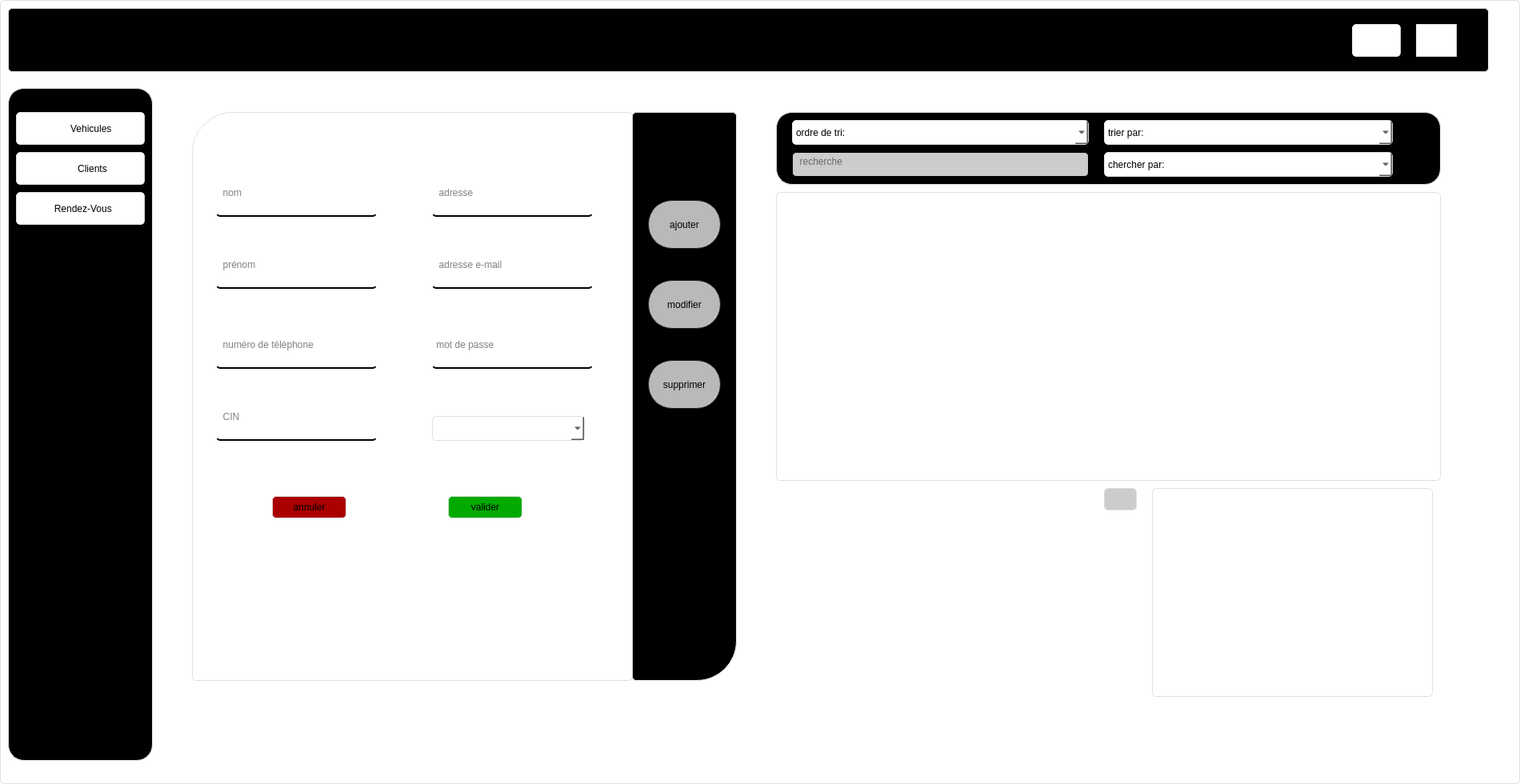
<?xml version="1.0" encoding="UTF-8"?>
<ui version="4.0"> 
 <class>emp</class>
 <widget class="QDialog" name="emp">
  <property name="geometry">
   <rect>
    <x>0</x>
    <y>0</y>
    <width>1900</width>
    <height>980</height>
   </rect>
  </property>
  <property name="windowTitle">
   <string>Dialog</string>
  </property>
  <property name="styleSheet">
   <string notr="true">
QWidget {	
	border:1px solid #dfdfdf;
	border-radius: 5px;
	background-color: #ffffff;
}

QPushButton{
	
	border-raduis:5px
}
#side_menu{
	border-radius: 20px;
	background-color: rgb(0,0,0);
}
#top_widget{

	background-color: rgb(0,0,0);
}
#form{
	
	
	background-color: rgb(255, 255, 255);
border-top-left-radius: 50px;
}

#widget QLineEdit{
font: 11pt &quot;MS Shell Dlg 2&quot;;
background-color:rgba(0,0,0,0);
border:none;
border-bottom:2px solid rgb(0,0,0);
padding-bottom:7px

}
#widget{
	
	/* background-color: QLinearGradient( x1: 0, y1: 0, x2: 0, y2: 1, stop: 0 #ffa02f, stop: 1 #d7801a);*/
	/*background-color: QLinearGradient( x1: 0, y1: 0, x2: 0, y2: 1, stop: 0 #4d4d4d, stop: 0.1 #646464, stop: 1 #5d5d5d);*/
    background-color:QLinearGradient( x1: 0, y1: 0, x2: 0, y2: 1, stop: 0 #4aafdb, stop: 1 #090763);
}
#options{
background-color:  rgb(0,0,0);
border-bottom-right-radius: 50px;

}
#widget #recherche_2{
	
	background-color: rgb(204, 204, 204);
	border:1px solid rgb(0,0,0);
}

#ajouter{
 color: rgb(0,0,0);
    background-color: rgb(185, 185, 185);
    border-width: 1px;
    border-color: #1e1e1e;
    border-style: solid;
    border-radius: 30px;
    padding: 3px;
    font-size: 12px;
    padding-left: 5px;
    padding-right: 5px;
}


#modifier{
 color: rgb(0,0,0);
    background-color: rgb(185, 185, 185);
    border-width: 1px;
    border-color: #1e1e1e;
    border-style: solid;
    border-radius: 30px;
    padding: 3px;
    font-size: 12px;
    padding-left: 5px;
    padding-right: 5px;
}

#supprimer{
  color: rgb(0,0,0);
    background-color: rgb(185, 185, 185);
    border-width: 1px;
    border-color: #1e1e1e;
    border-style: solid;
    border-radius: 30px;
    padding: 3px;
    font-size: 12px;
    padding-left: 5px;
    padding-right: 5px;
}

#ajouter:pressed
{
    background-color: QLinearGradient( x1: 0, y1: 0, x2: 0, y2: 1, stop: 0 #2d2d2d, stop: 0.1 #2b2b2b, stop: 0.5 #292929, stop: 0.9 #282828, stop: 1 #252525);
}

#modifier:pressed
{
    background-color: QLinearGradient( x1: 0, y1: 0, x2: 0, y2: 1, stop: 0 #2d2d2d, stop: 0.1 #2b2b2b, stop: 0.5 #292929, stop: 0.9 #282828, stop: 1 #252525);
}

#supprimer:pressed
{
    background-color: QLinearGradient( x1: 0, y1: 0, x2: 0, y2: 1, stop: 0 #2d2d2d, stop: 0.1 #2b2b2b, stop: 0.5 #292929, stop: 0.9 #282828, stop: 1 #252525);
}

#top_widget #label
{
	
	font: 75 14pt &quot;Segoe Print&quot;;
}

#pdf{
	
	background-color: #071e26;
border:0px ;
}
#stat{
	
	background-color: #071e26;
border:0px ;
}
#widget_2 QLineEdit {
		background-color: rgb(204, 204, 204);
	border:1px solid rgb(0,0,0);

}
#widget_2{
	
	border-radius: 20px;
	background-color:  rgb(0,0,0);

}
QPushButton{
	background-color: rgb(204, 204, 204);
}

</string>
  </property>
  <widget class="QWidget" name="top_widget" native="true">
   <property name="geometry">
    <rect>
     <x>10</x>
     <y>10</y>
     <width>1851</width>
     <height>80</height>
    </rect>
   </property>
   <widget class="QPushButton" name="pushButton_5">
    <property name="geometry">
     <rect>
      <x>1760</x>
      <y>20</y>
      <width>51</width>
      <height>41</height>
     </rect>
    </property>
    <property name="styleSheet">
     <string notr="true">border-radius: 160px;
background-color: rgb(255, 255, 255);</string>
    </property>
    <property name="text">
     <string/>
    </property>
    <property name="icon">
     <iconset resource="style.qrc">
      <normaloff>:/new/prefix1/icons/retour2.png</normaloff>:/new/prefix1/icons/retour2.png</iconset>
    </property>
    <property name="iconSize">
     <size>
      <width>55</width>
      <height>40</height>
     </size>
    </property>
   </widget>
   <widget class="QPushButton" name="pushButton_8">
    <property name="geometry">
     <rect>
      <x>1680</x>
      <y>20</y>
      <width>61</width>
      <height>41</height>
     </rect>
    </property>
    <property name="styleSheet">
     <string notr="true">background-color: rgb(255, 255, 255);</string>
    </property>
    <property name="text">
     <string/>
    </property>
    <property name="icon">
     <iconset resource="style.qrc">
      <normaloff>:/new/prefix1/icons/emp.png</normaloff>:/new/prefix1/icons/emp.png</iconset>
    </property>
    <property name="iconSize">
     <size>
      <width>45</width>
      <height>45</height>
     </size>
    </property>
    <property name="checkable">
     <bool>true</bool>
    </property>
    <property name="autoExclusive">
     <bool>true</bool>
    </property>
   </widget>
  </widget>
  <widget class="QWidget" name="widget" native="true">
   <property name="geometry">
    <rect>
     <x>210</x>
     <y>110</y>
     <width>1651</width>
     <height>831</height>
    </rect>
   </property>
   <widget class="QTableView" name="tableView">
    <property name="geometry">
     <rect>
      <x>760</x>
      <y>130</y>
      <width>831</width>
      <height>361</height>
     </rect>
    </property>
    <property name="styleSheet">
     <string notr="true">border-raduis:5px;</string>
    </property>
   </widget>
   <widget class="QLabel" name="form">
    <property name="geometry">
     <rect>
      <x>30</x>
      <y>30</y>
      <width>551</width>
      <height>711</height>
     </rect>
    </property>
    <property name="styleSheet">
     <string notr="true"/>
    </property>
    <property name="text">
     <string/>
    </property>
   </widget>
   <widget class="QLabel" name="options">
    <property name="geometry">
     <rect>
      <x>580</x>
      <y>30</y>
      <width>131</width>
      <height>711</height>
     </rect>
    </property>
    <property name="text">
     <string/>
    </property>
   </widget>
   <widget class="QPushButton" name="supprimer">
    <property name="geometry">
     <rect>
      <x>600</x>
      <y>340</y>
      <width>91</width>
      <height>61</height>
     </rect>
    </property>
    <property name="text">
     <string>supprimer</string>
    </property>
   </widget>
   <widget class="QPushButton" name="modifier">
    <property name="geometry">
     <rect>
      <x>600</x>
      <y>240</y>
      <width>91</width>
      <height>61</height>
     </rect>
    </property>
    <property name="text">
     <string>modifier</string>
    </property>
   </widget>
   <widget class="QLineEdit" name="lineEdit_nom">
    <property name="geometry">
     <rect>
      <x>60</x>
      <y>110</y>
      <width>201</width>
      <height>51</height>
     </rect>
    </property>
    <property name="text">
     <string/>
    </property>
    <property name="placeholderText">
     <string>  nom</string>
    </property>
   </widget>
   <widget class="QPushButton" name="ajouter">
    <property name="geometry">
     <rect>
      <x>600</x>
      <y>140</y>
      <width>91</width>
      <height>61</height>
     </rect>
    </property>
    <property name="text">
     <string>ajouter</string>
    </property>
   </widget>
   <widget class="QLineEdit" name="lineEdit_pre">
    <property name="geometry">
     <rect>
      <x>60</x>
      <y>200</y>
      <width>201</width>
      <height>51</height>
     </rect>
    </property>
    <property name="text">
     <string/>
    </property>
    <property name="placeholderText">
     <string>  prénom</string>
    </property>
   </widget>
   <widget class="QLineEdit" name="lineEdit_num">
    <property name="geometry">
     <rect>
      <x>60</x>
      <y>300</y>
      <width>201</width>
      <height>51</height>
     </rect>
    </property>
    <property name="text">
     <string/>
    </property>
    <property name="placeholderText">
     <string>  numéro de télèphone</string>
    </property>
   </widget>
   <widget class="QLineEdit" name="lineEdit_cin">
    <property name="geometry">
     <rect>
      <x>60</x>
      <y>390</y>
      <width>201</width>
      <height>51</height>
     </rect>
    </property>
    <property name="text">
     <string/>
    </property>
    <property name="placeholderText">
     <string>  CIN</string>
    </property>
   </widget>
   <widget class="QLineEdit" name="lineEdit_mail">
    <property name="geometry">
     <rect>
      <x>330</x>
      <y>200</y>
      <width>201</width>
      <height>51</height>
     </rect>
    </property>
    <property name="text">
     <string/>
    </property>
    <property name="placeholderText">
     <string>  adresse e-mail</string>
    </property>
   </widget>
   <widget class="QLineEdit" name="lineEdit_add">
    <property name="geometry">
     <rect>
      <x>330</x>
      <y>110</y>
      <width>201</width>
      <height>51</height>
     </rect>
    </property>
    <property name="text">
     <string/>
    </property>
    <property name="placeholderText">
     <string>  adresse</string>
    </property>
   </widget>
   <widget class="QLineEdit" name="lineEdit_mdp">
    <property name="geometry">
     <rect>
      <x>330</x>
      <y>300</y>
      <width>201</width>
      <height>51</height>
     </rect>
    </property>
    <property name="text">
     <string/>
    </property>
    <property name="placeholderText">
     <string> mot de passe</string>
    </property>
   </widget>
   <widget class="QWidget" name="widget_2" native="true">
    <property name="geometry">
     <rect>
      <x>760</x>
      <y>30</y>
      <width>831</width>
      <height>91</height>
     </rect>
    </property>
    <widget class="QComboBox" name="comboBox_search_by">
     <property name="geometry">
      <rect>
       <x>410</x>
       <y>50</y>
       <width>361</width>
       <height>31</height>
      </rect>
     </property>
     <property name="styleSheet">
      <string notr="true">font: 12pt &quot;MV Boli&quot;;</string>
     </property>
     <item>
      <property name="text">
       <string>chercher par:</string>
      </property>
     </item>
     <item>
      <property name="text">
       <string>nom</string>
      </property>
     </item>
     <item>
      <property name="text">
       <string>prenom</string>
      </property>
     </item>
    </widget>
    <widget class="QComboBox" name="comboBox_order_sort">
     <property name="geometry">
      <rect>
       <x>20</x>
       <y>10</y>
       <width>371</width>
       <height>31</height>
      </rect>
     </property>
     <property name="styleSheet">
      <string notr="true">font: 12pt &quot;MV Boli&quot;;</string>
     </property>
     <item>
      <property name="text">
       <string>ordre de tri:</string>
      </property>
     </item>
     <item>
      <property name="text">
       <string>croissant</string>
      </property>
     </item>
     <item>
      <property name="text">
       <string>décroissant</string>
      </property>
     </item>
    </widget>
    <widget class="QLineEdit" name="recherche_2">
     <property name="geometry">
      <rect>
       <x>20</x>
       <y>50</y>
       <width>371</width>
       <height>31</height>
      </rect>
     </property>
     <property name="placeholderText">
      <string>  recherche</string>
     </property>
    </widget>
    <widget class="QComboBox" name="comboBox_sort_by">
     <property name="geometry">
      <rect>
       <x>410</x>
       <y>10</y>
       <width>361</width>
       <height>31</height>
      </rect>
     </property>
     <property name="styleSheet">
      <string notr="true">font: 12pt &quot;MV Boli&quot;;</string>
     </property>
     <item>
      <property name="text">
       <string>trier par:</string>
      </property>
     </item>
     <item>
      <property name="text">
       <string>nom</string>
      </property>
     </item>
     <item>
      <property name="text">
       <string>prenom</string>
      </property>
     </item>
    </widget>
   </widget>
   <widget class="QLabel" name="label_2">
    <property name="geometry">
     <rect>
      <x>-5</x>
      <y>-5</y>
      <width>1661</width>
      <height>841</height>
     </rect>
    </property>
    <property name="text">
     <string/>
    </property>
    <property name="pixmap">
     <pixmap resource="style.qrc">:/new/prefix1/icons/blue2.png</pixmap>
    </property>
   </widget>
   <widget class="QPushButton" name="valider">
    <property name="geometry">
     <rect>
      <x>350</x>
      <y>510</y>
      <width>93</width>
      <height>28</height>
     </rect>
    </property>
    <property name="styleSheet">
     <string notr="true">background-color: rgb(0, 170, 0);</string>
    </property>
    <property name="text">
     <string>valider</string>
    </property>
   </widget>
   <widget class="QPushButton" name="annuler">
    <property name="geometry">
     <rect>
      <x>130</x>
      <y>510</y>
      <width>93</width>
      <height>28</height>
     </rect>
    </property>
    <property name="styleSheet">
     <string notr="true">background-color: rgb(170, 0, 0);</string>
    </property>
    <property name="text">
     <string>annuler</string>
    </property>
   </widget>
   <widget class="QComboBox" name="lineEdit_fct">
    <property name="geometry">
     <rect>
      <x>330</x>
      <y>410</y>
      <width>191</width>
      <height>31</height>
     </rect>
    </property>
    <item>
     <property name="text">
      <string/>
     </property>
    </item>
    <item>
     <property name="text">
      <string>Inspecteur</string>
     </property>
    </item>
    <item>
     <property name="text">
      <string>Technicien</string>
     </property>
    </item>
    <item>
     <property name="text">
      <string>Receptionniste</string>
     </property>
    </item>
    <item>
     <property name="text">
      <string>PersonnelAdmin</string>
     </property>
    </item>
   </widget>
   <widget class="QChartView" name="widget_3" native="true">
    <property name="geometry">
     <rect>
      <x>1230</x>
      <y>500</y>
      <width>351</width>
      <height>261</height>
     </rect>
    </property>
    <property name="styleSheet">
     <string notr="true">

#refresh:pressed
{
    background-color: QLinearGradient( x1: 0, y1: 0, x2: 0, y2: 1, stop: 0 #2d2d2d, stop: 0.1 #2b2b2b, stop: 0.5 #292929, stop: 0.9 #282828, stop: 1 #252525);
}</string>
    </property>
   </widget>
   <widget class="QPushButton" name="refresh">
    <property name="geometry">
     <rect>
      <x>1170</x>
      <y>500</y>
      <width>41</width>
      <height>28</height>
     </rect>
    </property>
    <property name="text">
     <string/>
    </property>
    <property name="icon">
     <iconset resource="style.qrc">
      <normaloff>:/new/prefix1/icons/refresh.png</normaloff>:/new/prefix1/icons/refresh.png</iconset>
    </property>
    <property name="iconSize">
     <size>
      <width>30</width>
      <height>30</height>
     </size>
    </property>
   </widget>
   <zorder>label_2</zorder>
   <zorder>tableView</zorder>
   <zorder>form</zorder>
   <zorder>options</zorder>
   <zorder>supprimer</zorder>
   <zorder>modifier</zorder>
   <zorder>lineEdit_nom</zorder>
   <zorder>ajouter</zorder>
   <zorder>lineEdit_pre</zorder>
   <zorder>lineEdit_num</zorder>
   <zorder>lineEdit_cin</zorder>
   <zorder>lineEdit_mail</zorder>
   <zorder>lineEdit_add</zorder>
   <zorder>lineEdit_mdp</zorder>
   <zorder>widget_2</zorder>
   <zorder>valider</zorder>
   <zorder>annuler</zorder>
   <zorder>lineEdit_fct</zorder>
   <zorder>widget_3</zorder>
   <zorder>refresh</zorder>
  </widget>
  <widget class="QWidget" name="side_menu" native="true">
   <property name="geometry">
    <rect>
     <x>10</x>
     <y>110</y>
     <width>181</width>
     <height>841</height>
    </rect>
   </property>
   <widget class="QPushButton" name="pushButton_9">
    <property name="geometry">
     <rect>
      <x>10</x>
      <y>80</y>
      <width>161</width>
      <height>41</height>
     </rect>
    </property>
    <property name="styleSheet">
     <string notr="true">background-color: rgb(255, 255, 255);</string>
    </property>
    <property name="text">
     <string>         Clients</string>
    </property>
    <property name="icon">
     <iconset resource="style.qrc">
      <normaloff>:/new/prefix1/icons/cli.png</normaloff>:/new/prefix1/icons/cli.png</iconset>
    </property>
    <property name="iconSize">
     <size>
      <width>50</width>
      <height>50</height>
     </size>
    </property>
   </widget>
   <widget class="QPushButton" name="pushButton_10">
    <property name="geometry">
     <rect>
      <x>10</x>
      <y>30</y>
      <width>161</width>
      <height>41</height>
     </rect>
    </property>
    <property name="styleSheet">
     <string notr="true">background-color: rgb(255, 255, 255);</string>
    </property>
    <property name="text">
     <string>        Vehicules</string>
    </property>
    <property name="icon">
     <iconset resource="style.qrc">
      <normaloff>:/new/prefix1/icons/vehi.png</normaloff>:/new/prefix1/icons/vehi.png</iconset>
    </property>
    <property name="iconSize">
     <size>
      <width>45</width>
      <height>45</height>
     </size>
    </property>
    <property name="checkable">
     <bool>true</bool>
    </property>
    <property name="autoExclusive">
     <bool>true</bool>
    </property>
   </widget>
   <widget class="QPushButton" name="pushButton_15">
    <property name="geometry">
     <rect>
      <x>10</x>
      <y>130</y>
      <width>161</width>
      <height>41</height>
     </rect>
    </property>
    <property name="styleSheet">
     <string notr="true">background-color: rgb(255, 255, 255);</string>
    </property>
    <property name="text">
     <string>  Rendez-Vous</string>
    </property>
    <property name="icon">
     <iconset resource="style.qrc">
      <normaloff>:/new/prefix1/icons/rend.png</normaloff>:/new/prefix1/icons/rend.png</iconset>
    </property>
    <property name="iconSize">
     <size>
      <width>50</width>
      <height>50</height>
     </size>
    </property>
    <property name="checkable">
     <bool>true</bool>
    </property>
    <property name="autoExclusive">
     <bool>true</bool>
    </property>
   </widget>
  </widget>
 </widget>
 <customwidgets>
  <customwidget>
   <class>QChartView</class>
   <extends>QWidget</extends>
   <header location="global">QtCharts</header>
   <container>1</container>
  </customwidget>
 </customwidgets>
 <resources>
  <include location="style.qrc"/>
 </resources>
 <connections/>
</ui>
